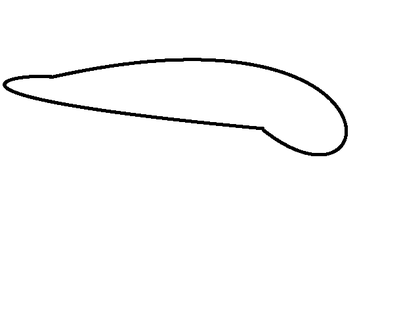
%> input picture image.png, 420 x 315 px, shrunk from 640 x 480 before the run
$ octave contour_tracing_main.m   (GNU Octave 9; MATLAB toolbox functions it lacks are replaced by stand-ins)
%> lines starting %> are read from the running program, lines starting %| are printed output that depends on the picture; in (x1, y1, x2, y2) boxes, pixels count from 0 and x2, y2 are one past the last pixel; in counts of white or black regions, pixels touching at a corner belong together; the program's own positions count from 1
### mooreNeighborhoodTracing.m
function [B, chain_code] = mooreNeighborhoodTracing( T )
    % T is a square tessellation (binary image), containing a
    % connected component P of black/white cells.
    % The return variable B is a contour sequence (boundary region) of pixels (rows in B) where each pixel
    % contains a x-position (1st column in B) and an y-position (2nd column
    % in B).

    % Concept of moore neighborhood
    %
    %   |  7  |   0   |   1   |
    %   -----------------------
    %   |  6  |   p   |   2   |    , where p = boundary pixel
    %   -----------------------
    %   |  5  |   4   |   3   |
    %   -----------------------

    global size_of_T;
    global nr_of_rows;
    global nr_of_columns;
    global black_pixel;
    global white_pixel;

    % General definitions
    black_pixel = 0;
    white_pixel = 1;
    size_of_T     = size(T);
    nr_of_rows    = size_of_T(1);
    nr_of_columns = size_of_T(2);

    T = flipud( T );    % Flip the orientation of T so that the origin of the picture is in the bottom left.
                        % Matlab has origin of a matrix in the top left.


    % ---------------------------------------------------------
    % Find a starting point by searching for a black cell in T
    % ---------------------------------------------------------

    [s, initial_moore_neighbor] = findStartingPoint( T );

    if ( s == -1 )
       error('T does not contain any black cells');
    end

    % ---------------------------------------------------------
    % Initialization of variables
    % ---------------------------------------------------------
    row_iter      = 1;
    chain_code    = NaN( nr_of_rows*nr_of_columns , 1 );
    B             = NaN( nr_of_rows*nr_of_columns , 2 );
    B(row_iter,:) = s;                                                      % insert s in B
    p             = s;                                                      % initialize boundary point
    [c, current_moore_neighbor] = backtrack( p, initial_moore_neighbor );   % initialize current pixel

    % Termination variables
    jacobs_stopping_criterion = current_moore_neighbor;
    loop_counter              = 0;
    max_number_of_iterations  = 1000000000;

    while ( ~isequal(c,s)  )

        loop_counter = loop_counter + 1;

        if ( loop_counter > max_number_of_iterations )
            error( 'Unable to find a contour sequence');
        end

        x = c(2);
        y = c(1);

        if ( T(x, y) == black_pixel )
            row_iter = row_iter + 1;

            % add to solution
            B(row_iter,:) = c;
            chain_code(row_iter-1) = current_moore_neighbor;

            % backstepping
            p = c;
            [c, current_moore_neighbor] = backtrack( p, current_moore_neighbor );

        else
           [c, current_moore_neighbor] = getNextClockwisePixel( c, current_moore_neighbor );
        end
    end

    % Remove unused space
    B          = B( 1:row_iter, : );
    chain_code = chain_code( 1:row_iter);
    chain_code(end) = current_moore_neighbor;  % Add the last moore neighbor
end

function [starting_point, initial_moore_neighbor, pixel_entering_dir] = findStartingPoint( T )

    global nr_of_columns;
    global nr_of_rows;
    global black_pixel;

    initial_moore_neighbor = 8;
    starting_point_found = false;
    starting_point = -1;

    for j = 1:nr_of_columns
        for i = 1:nr_of_rows
            if T(i,j) == black_pixel
                starting_point = [j i];  % j = x position, i = y position
                starting_point_found = true;
                break;
            end
        end
        if starting_point_found
            break;
        end
    end
end

function [last_pixel, new_moore_neighbor] = backtrack( current_pixel, moore_neighbor )

    % OBS! Assuming a clockwise rotation

    switch( moore_neighbor )
        case 8  % INITIAL STATE
            last_pixel         = current_pixel + [0 -1];
            new_moore_neighbor = 4;

        case {0 , 1}
            last_pixel = current_pixel + [-1 0];
            new_moore_neighbor = 6;

        case {2, 3}
            last_pixel = current_pixel + [0 1];
            new_moore_neighbor = 0;

        case {4, 5}
            last_pixel = current_pixel + [1 0];
            new_moore_neighbor = 2;

        case {6, 7}
            last_pixel = current_pixel + [0 -1];
            new_moore_neighbor = 4;
    end
end

function [c, new_moore_neighbor] = getNextClockwisePixel( current_pixel, current_moore_neighbor )

    switch( current_moore_neighbor )
        case 0
            c = current_pixel + [1 0];
            new_moore_neighbor = 1;

        case 1
            c = current_pixel + [0 -1];
            new_moore_neighbor = 2;

        case 2
            c = current_pixel + [0 -1];
            new_moore_neighbor = 3;

        case 3
            c = current_pixel + [-1 0];
            new_moore_neighbor = 4;

        case 4
            c = current_pixel + [-1 0];
            new_moore_neighbor = 5;

        case 5
            c = current_pixel + [0 1];
            new_moore_neighbor = 6;

        case 6
            c = current_pixel + [0 1];
            new_moore_neighbor = 7;

        case 7
            c = current_pixel + [1 0];
            new_moore_neighbor = 0;
    end
end

### ObjectProperties.m
function [Properties] = ObjectProperties( chaincode , coordinates,M)
% This function calculates important properties of B such as
% contour length, enclosed area, ..
    Properties(1).length = FindLength(chaincode);
    Properties(1).area = FindArea(chaincode);
    Properties(1).compactness = (Properties(1).length)^2/(4*pi*Properties(1).area);
    [Properties(1).comx ,Properties(1).comy] = CenterOfMass(chaincode,coordinates,Properties(1).area);
    [Properties(1).EncL,Properties(1).EncH,Properties(1).EncA,Properties(1).figure] = EnclosingRectangle(coordinates);
    Properties(1).NumberOfVertices = computeNrOfVertices(chaincode);
end

function [ ContourLength ] = FindLength( B )
    ContourLength = 0;
    for i = 1: length(B)
        if any(B(i)==[0 2 4 6])
            ContourLength = ContourLength + 1;
        elseif any(B(i)==[1 3 5 7])
            ContourLength = ContourLength + sqrt(2);
        else
            disp('Chain-code outside value range detected, terminating calculation');
            ContourLength = 0;
            break;
        end
    end
end

function [ ContourArea ] = FindArea(B)
% B is a closed region described by chain-codes.
    area = 0;   ypos = 0;
    for i = 1:length(B)
        %Right
        if B(i) == 2
            area = area - ypos;
        %Up
        elseif B(i) == 0
            ypos = ypos -1;
        %Left
        elseif B(i) == 6
            area = area + ypos;
        %Down
        elseif B(i) == 4
            ypos = ypos +1;
        %Right and up
        elseif B(i) == 1
            area = area - ypos;
            ypos = ypos -1;
        %Right and down
        elseif B(i) == 3
            area = area - ypos;
            ypos = ypos +1;
        %Left and down
        elseif B(i) == 5
            area = area + ypos;
            ypos = ypos +1;
        %Left and up
        elseif B(i) == 7
            area = area + ypos;
            ypos = ypos -1;
        else
            disp('Unknown chain-code detected. Cannot find area of region');
            break
        end
    end
    ContourArea = abs(area);
end

function [ x, y ] = CenterOfMass(B,C,area)
% Calculates center of mass (x,y) in pixels
    % Calculation of COM.x
    sum = 0;   x = 0;   value = 0;
    for i = 1:length(B)
        %Right
        if B(i) == 2
            x = x + 1;
            value = value + (x -0.5);
        %Up
        elseif B(i) == 0
            sum = sum -value;
        %Left
        elseif B(i) == 6
            value = value - (x -0.5);
            x = x - 1;
        %Down
        elseif B(i) == 4
            sum = sum + value;
        %Right and up
        elseif B(i) == 1
            x = x + 1;
            value = value + (x -0.5);
            sum = sum -value;
        %Down and right
        elseif B(i) == 3
            sum = sum + value;
            x = x + 1;
            value = value + (x -0.5);
        %Left and down
        elseif B(i) == 5
            value = value - (x -0.5);
            x = x - 1;
            sum = sum + value;
        %Up and left
        elseif B(i) == 7
            sum = sum -value;
            value = value - (x -0.5);
            x = x - 1;
        else
            disp('Unknown chain-code detected. Cannot find area of region');
            break
        end
    end
    x = (sum/area);

    % Calculation of COM.y
    sum = 0;   y = 0;   value = 0;
    for i = 1:length(B)
        %Right
        if B(i) == 0
            y = y + 1;
            value = value + (y -0.5);
        %Up
        elseif B(i) == 6
            sum = sum -value;
        %Left
        elseif B(i) == 4
            value = value - (y -0.5);
            y = y - 1;
        %Down
        elseif B(i) == 2
            sum = sum + value;
        %Right and up
        elseif B(i) == 7
            y = y + 1;
            value = value + (y -0.5);
            sum = sum -value;
        %Down and right
        elseif B(i) == 1
            sum = sum + value;
            y = y + 1;
            value = value + (y -0.5);
        %Left and down
        elseif B(i) == 3
            value = value - (y -0.5);
            y = y - 1;
            sum = sum + value;
        %Up and left
        elseif B(i) == 5
            sum = sum -value;
            value = value - (y -0.5);
            y = y - 1;
        else
            disp('Unknown chain-code detected. Cannot find area of region');
            break
        end
    end
    y = (sum/area);
end

% [16 lines left out: function MajorAxis, not called in this run]


function [ Length, Height, Area , Figure] = EnclosingRectangle(C)
    Length = 0; Height = 0; MinArea = 1e+10;
    for theta = 0:1:90
        vectors = RotateVectors(C,theta);
        x = vectors(:,1) +(-1*(min(vectors(:,1)))) +1;
        y = vectors(:,2) +(-1*(min(vectors(:,2)))) +1;
        Matrix = sparse(round(y),round(x),1);
        Matrix = full(Matrix);
        [m,n] = size(Matrix);
        if m*n < MinArea
            MinMatr = Matrix;
            MinArea = m*n;
            Height = m;
            Length = n;
        end
    end
    Area = Length*Height;
    MinMatr(1,:) = 1;
    MinMatr(end,:) = 1;
    MinMatr(:,1) = 1;
    MinMatr(:,end) = 1;
    Figure = MinMatr;
end


function [ Vectors ] = RotateVectors(vecs,angle)
%   Rotate the x-y vectors in vec by the angle defined in deg
    angle = deg2rad(angle);
    R = [cos(angle) -sin(angle); sin(angle) cos(angle)];
    for i = 1:length(vecs(:,1))
        vecs(i,:) = vecs(i,:)*R;
    end
    Vectors = vecs;
end


### computeNrOfVertices.m
function nr_of_vertices = computeNrOfVertices( chain_code)

chain_code = [ chain_code(20:end); chain_code(1:19) ];
chain_code_degrees = convertChainCode2Degrees( chain_code );
subplot(1,3,1)
plot(chain_code_degrees)

angle_of_attack    = computeAngleOfAttack( chain_code_degrees );
subplot(1,3,2)
plot( angle_of_attack )

diff_aoa = diff(angle_of_attack);
subplot(1,3,3)
plot( diff_aoa )

nr_of_vertices = 0;
count = 100;
for i = 1:length(diff_aoa)
    if diff_aoa(i) ~= 0 && count > 20
       count = 0;
       nr_of_vertices = nr_of_vertices + 1;
    end
    count = count + 1;
end
end

function angle_of_attack = computeAngleOfAttack( chain_code )

len = length( chain_code );
angle_of_attack = nan(len,1);

list = [];
start = 1;
for i = 1:len
    if ~ismember( chain_code(i), list )
       list = [ list chain_code(i) ];
    end

    if length(list) == 3
       list = [];
       j = i - 1;
       most_freq_value = mode( chain_code(start:j) );
       mean_value = sum( chain_code(start:j) )/length( chain_code(start:j));

       if ( mean_value < most_freq_value + 15) || ( mean_value < most_freq_value-15)
          angle_of_attack(start:j) = most_freq_value;
       else
            angle_of_attack(start:j) = mean_value;
       end
       start = i;
    end
end

most_freq_value = mode( chain_code(start:end) );
mean_value = sum( chain_code(start:end))/length( chain_code(start:end));

if ( mean_value < most_freq_value + 15) || ( mean_value > most_freq_value-15)
    angle_of_attack(start:end) = most_freq_value;
else
    angle_of_attack(start:end) = mean_value;
end
end

function chain_code_degrees = convertChainCode2Degrees( chain_code )

chain_code_degrees = nan( length(chain_code), 1);
for i = 1:length(chain_code)
   switch( chain_code(i) )
       case 0
           chain_code_degrees(i) = 90;
       case 1
           chain_code_degrees(i) = 45;
       case 2
           chain_code_degrees(i) = 0;
       case 3
           chain_code_degrees(i) = 315;
       case 4
           chain_code_degrees(i) = 270;
       case 5
           chain_code_degrees(i) = 225;
       case 6
           chain_code_degrees(i) = 180;
       case 7
           chain_code_degrees(i) = 135;
   end
end
end

### DetermineNoisyShape.m
function [ shape ] = DetermineNoisyShape( Properties )
%DetermineNoisyShapes tries to find the shape of a noisy object.
    Rectangularity = Properties(1).area/Properties(1).EncA;
    disp(Rectangularity)

    if Rectangularity <= 1 &&  Rectangularity > 0.9
        if Properties(1).EncL == Properties(1).EncH
            disp('The shape is a square');
        else
            disp('The shape is a rectangle');
        end
    elseif (Rectangularity >= 0.49 && Rectangularity <= 0.51)
        disp('The shape is a triangle');
    elseif Rectangularity < ((pi/4) + (pi/300)) && Rectangularity > ((pi/4) - (pi/300))
        if Properties(1).EncL >= Properties(1).EncH-20 && Properties(1).EncL <= Properties(1).EncH+20
            disp('The shape is a circle');
        elseif Properties(1).EncH >= Properties(1).EncL-20 && Properties(1).EncH <= Properties(1).EncL+20
            disp('The shape is a circle');
        else
            disp('The shape is a ellipse');
        end
%         elseif Rectangularity > (pi/4) && Rectangularity < 0.95
%             disp('The shape is a ellipse');
        else
            disp('The shape cannot be determined');
    end
end

### contour_tracing_main.m
% Load image
image = imread('image.png');
%> image is the input picture: size 315x420x3 uint8; min 0, max 255, mean 250.1

% Preprocessing of image
BW = im2bw(image);          % convert image to black and white image
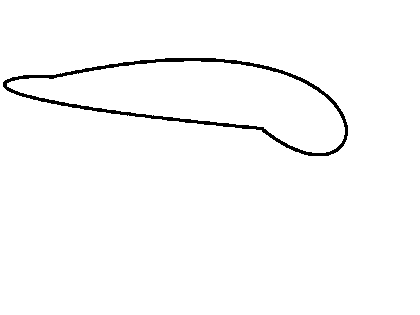
%> BW: size 315x420 logical; 98.1% white; 1 black region, box (x1, y1, x2, y2) and area: (3, 58, 348, 156) 2522
BW = padarray(BW,[1 1],1);  % pad image around the edges with white pixels
%> BW: size 317x422 logical; 98.1% white; 1 black region, box (x1, y1, x2, y2) and area: (4, 59, 349, 157) 2522
imshow(BW);
% Contour Tracing
[contours,chains] = mooreNeighborhoodTracing( BW );
%> in mooreNeighborhoodTracing, `T = flipud( T );`: T: size 317x422 logical; 98.1% white; 1 black region, box (x1, y1, x2, y2) and area: (4, 160, 349, 258) 2522
%> after the loop in findStartingPoint, `for j = 1:nr_of_columns`: starting_point = [5 230]; starting_point_found = true
%> in mooreNeighborhoodTracing, `[s, initial_moore_neighbor] = findStartingPoint( T );`: s = [5 230]; initial_moore_neighbor = 8
%> in mooreNeighborhoodTracing, `p             = s;`: p = [5 230]
%> in backtrack, `last_pixel         = current_pixel + [0 -1];`: last_pixel = [5 229]
%> in mooreNeighborhoodTracing, `[c, current_moore_neighbor] = backtrack( p, initial_moore_neighbor );`: current_moore_neighbor = 4
%> the loop in mooreNeighborhoodTracing, `while ( ~isequal(c,s)  )` made 2333 passes
%> (x, y, p, c, current_moore_neighbor) on passes 5, 8, 11, 14, 18, 22, 27, 29, 34, 37, 39, 44: (231, 5, [5 231], [4 231], 6), (232, 5, [5 232], [4 232], 6), (233, 5, [5 233], [4 233], 6), (234, 5, [5 234], [4 234], 6), (235, 6, [6 235], [5 235], 6), (236, 7, [7 236], [6 236], 6), (236, 8, [8 236], [8 237], 0), (237, 9, [9 237], [8 237], 6), (237, 10, [10 237], [10 238], 0), (237, 11, [11 237], [11 238], 0), (238, 12, [12 238], [11 238], 6), (238, 13, [13 238], [13 239], 0)
%> (x, y, c, current_moore_neighbor) on passes 1, 2, 3, 4, 6, 7: (229, 5, [4 229], 5), (229, 4, [4 230], 6), (230, 4, [4 231], 7), (231, 4, [5 231], 0), (231, 4, [4 232], 7), (232, 4, [5 232], 0)
%> after the loop in mooreNeighborhoodTracing, `while ( ~isequal(c,s)  )`: c = [5 230]; current_moore_neighbor = 7; loop_counter = 2333; p = [6 229]; row_iter = 720
%> in mooreNeighborhoodTracing, `B          = B( 1:row_iter, : );`: B = 720 rows, first 12: [5 230; 5 231; 5 232; 5 233; 5 234; 6 235; 7 236; 8 236; 9 237; 10 237; 11 237; 12 238]
%> contours has the same summary as B in mooreNeighborhoodTracing; chains = 720 values, max 7 at index 415, min 0 at index 1, mean 4.09

% Recreation of contours in an image
sizeOfBW = size(BW);
%> sizeOfBW = [317 422]
n = length(contours);
%> n = 720
M = zeros(sizeOfBW);
for row = 1:n
    x = contours(row,1);
    y = contours(row,2);
    image(sizeOfBW(1)-y, x, 1) = 0;
    image(sizeOfBW(1)-y, x, 2) = 255;
    image(sizeOfBW(1)-y, x, 3) = 0;
    M(y,x) = 1;
end
%> this loop made 720 passes
%> (x, y) on passes 1 to 3: (5, 230), (5, 231), (5, 232)
%> M: size 317x422 double; values 0 (black) and 1 (white), 0.54% white in thin lines or dots, all inside (x1, y1, x2, y2) = (4, 160, 349, 258)
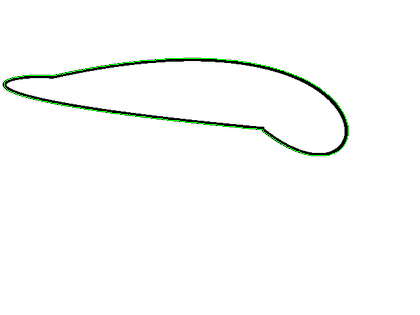
%> image: size 315x420x3 uint8; 0.54% of pixels changed, all inside (x1, y1, x2, y2) = (4, 58, 349, 156)
M = flipud(M);
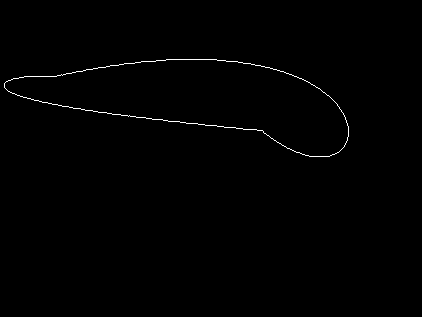
%> M: size 317x422 double; values 0 (black) and 1 (white), 0.54% white in thin lines or dots, all inside (x1, y1, x2, y2) = (4, 59, 349, 157)
figure(1);
imshow(image);
% Identify image (object) properties
Properties = ObjectProperties(chains,contours,M);
%> after the loop in FindLength, `for i = 1: length(B)`: ContourLength = 788.8
%> the loop in EnclosingRectangle, `for theta = 0:1:90` made 91 passes
%> pass 1, in EnclosingRectangle, `Matrix = sparse(round(y),round(x),1);`:
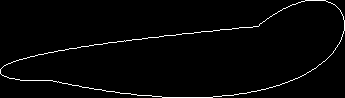
%> Matrix: size 98x345 double; values 0 (black) and 1 (white), 2.1% white in thin lines or dots
%> in EnclosingRectangle, `MinMatr(1,:) = 1;`:
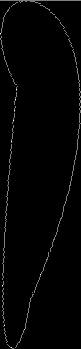
%> MinMatr: size 349x81 double; min 0, max 2, mean 0.0282; drawn with min black and max white
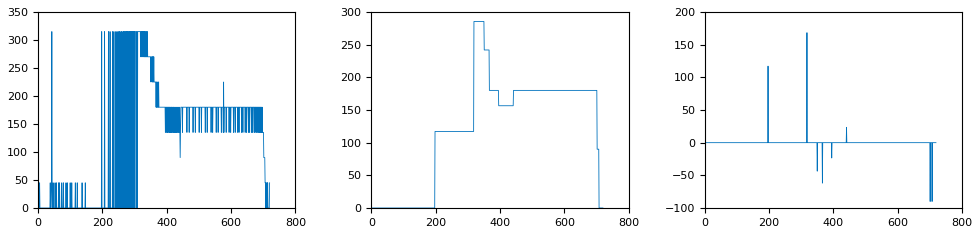
%> figure redrawn from the program's plot data, 3 panels; panel 1: curve peaks at x = 43, y = 315; panel 2: curve peaks at x = 319, y = 285.5; panel 3: curve peaks at x = 318, y = 168.3
N = padarray(Properties.figure,[100 100],'both');
N = flipud(N);
figure(2);
imshow(N);
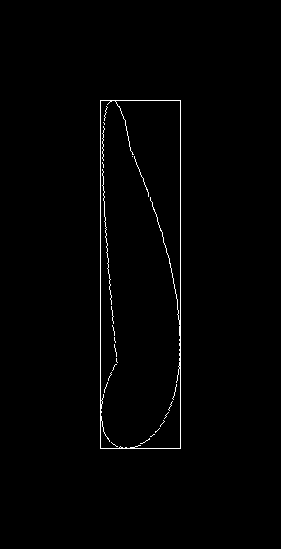
%> displayed picture: size 549x281, on the screen's scale of 0 to 255; 1% white in thin lines or dots, all inside (x1, y1, x2, y2) = (100, 100, 181, 449)

% Determine shape
DetermineNoisyShape(Properties);
%| 0.6377

$ run again, with ellipse.png copied over image.png
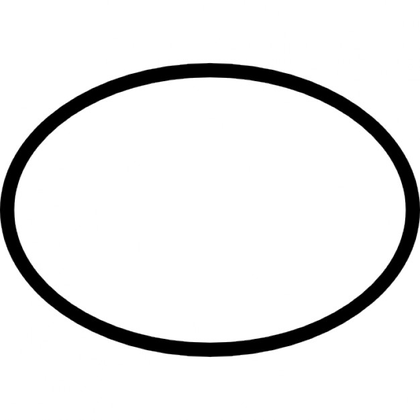
%> input picture ellipse.png, 420 x 420 px, shrunk from 626 x 626 before the run
%> image is the input picture: size 420x420x3 uint8; min 0, max 255, mean 232.9
%> `BW = padarray(BW,[1 1],1);`:
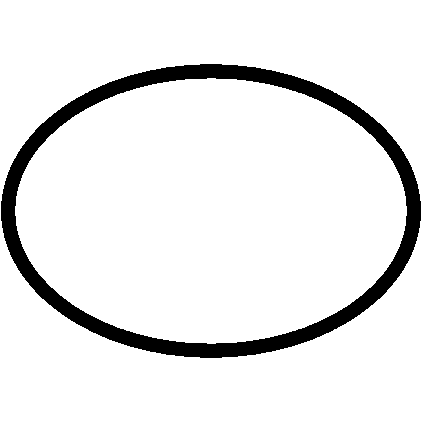
%> BW: size 422x422 logical; 91.4% white; 1 black region, box (x1, y1, x2, y2) and area: (1, 64, 421, 358) 15319
%> after the loop in findStartingPoint, `for j = 1:nr_of_columns`: starting_point = [2 202]; starting_point_found = true
%> s = [2 202]; initial_moore_neighbor = 8
%> in mooreNeighborhoodTracing, `p             = s;`: p = [2 202]
%> in backtrack, `last_pixel         = current_pixel + [0 -1];`: last_pixel = [2 201]
%> in mooreNeighborhoodTracing, `[c, current_moore_neighbor] = backtrack( p, initial_moore_neighbor );`: current_moore_neighbor = 4
%> the loop in mooreNeighborhoodTracing, `while ( ~isequal(c,s)  )` made 3479 passes
%> (x, y, p, c, current_moore_neighbor) on passes 5, 8, 11, 14, 17, 20, 23, 26: (203, 2, [2 203], [1 203], 6), (204, 2, [2 204], [1 204], 6), (205, 2, [2 205], [1 205], 6), (206, 2, [2 206], [1 206], 6), (207, 2, [2 207], [1 207], 6), (208, 2, [2 208], [1 208], 6), (209, 2, [2 209], [1 209], 6), (210, 2, [2 210], [1 210], 6)
%> after the loop in mooreNeighborhoodTracing, `while ( ~isequal(c,s)  )`: c = [2 202]; loop_counter = 3479; p = [3 201]; row_iter = 1024
%> B = 1024 rows, first 12: [2 202; 2 203; 2 204; 2 205; 2 206; 2 207; 2 208; 2 209; 2 210; 2 211; 2 212; 2 213]
%> contours has the same summary as B in mooreNeighborhoodTracing; chains = 1024 values, max 7 at index 789, min 0 at index 1, mean 3.64
%> the loop `for row = 1:n` made 1024 passes
%> x on passes 1 to 3: 2, 2, 2
%> after the loop in FindLength, `for i = 1: length(B)`: ContourLength = 1189.7
%> `N = padarray(Properties.figure,[100 100],'both');`:
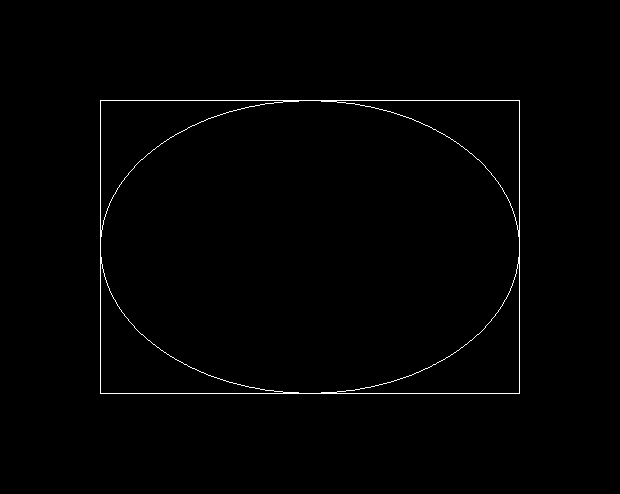
%> N: size 494x620 double; values 0 (black) and 1 (white), 0.77% white in thin lines or dots, all inside (x1, y1, x2, y2) = (100, 100, 520, 394)
%| 0.7796
